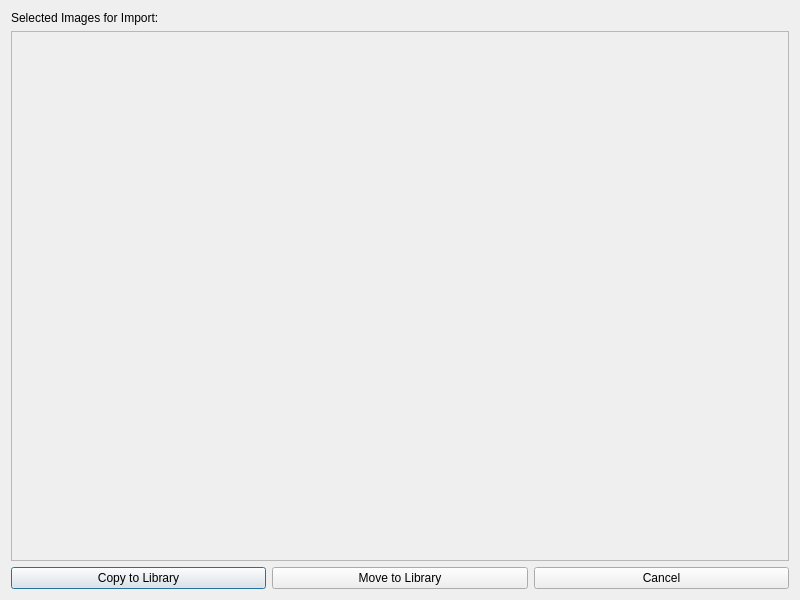
<?xml version="1.0" encoding="UTF-8"?>
<ui version="4.0">
 <class>ImportPreviewDialog</class>
 <widget class="QDialog" name="ImportPreviewDialog">
  <property name="geometry">
   <rect>
    <x>0</x>
    <y>0</y>
    <width>800</width>
    <height>600</height>
   </rect>
  </property>
  <property name="windowTitle">
   <string>Import Preview</string>
  </property>
  <layout class="QVBoxLayout" name="verticalLayout">
   <item>
    <widget class="QLabel" name="titleLabel">
     <property name="text">
      <string>Selected Images for Import:</string>
     </property>
    </widget>
   </item>
   <item>
    <widget class="QScrollArea" name="scrollArea">
     <property name="widgetResizable">
      <bool>true</bool>
     </property>
     <widget class="QWidget" name="scrollAreaWidgetContents">
      <property name="geometry">
       <rect>
        <x>0</x>
        <y>0</y>
        <width>780</width>
        <height>511</height>
       </rect>
      </property>
      <layout class="QGridLayout" name="gridLayout"/>
     </widget>
    </widget>
   </item>
   <item>
    <layout class="QHBoxLayout" name="horizontalLayout">
     <item>
      <widget class="QPushButton" name="copyButton">
       <property name="text">
        <string>Copy to Library</string>
       </property>
      </widget>
     </item>
     <item>
      <widget class="QPushButton" name="moveButton">
       <property name="text">
        <string>Move to Library</string>
       </property>
      </widget>
     </item>
     <item>
      <widget class="QPushButton" name="cancelButton">
       <property name="text">
        <string>Cancel</string>
       </property>
      </widget>
     </item>
    </layout>
   </item>
  </layout>
 </widget>
 <resources/>
 <connections/>
</ui>
